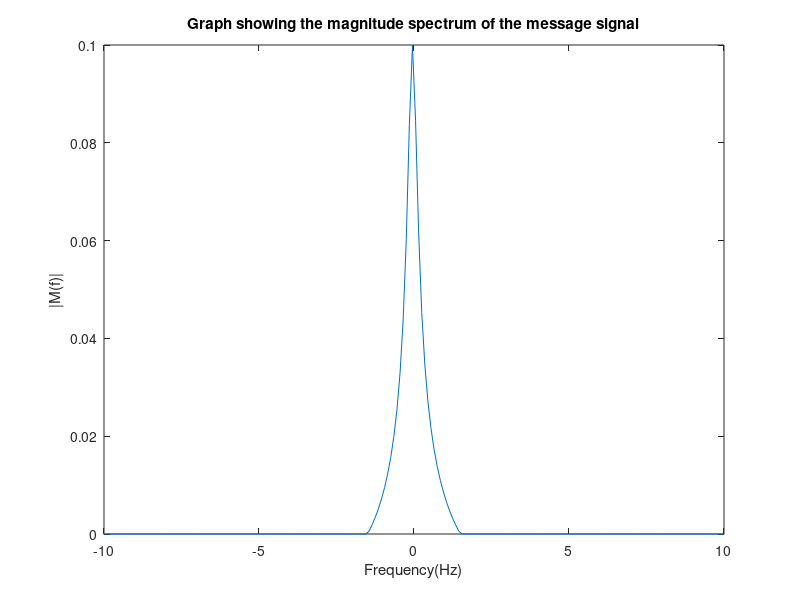
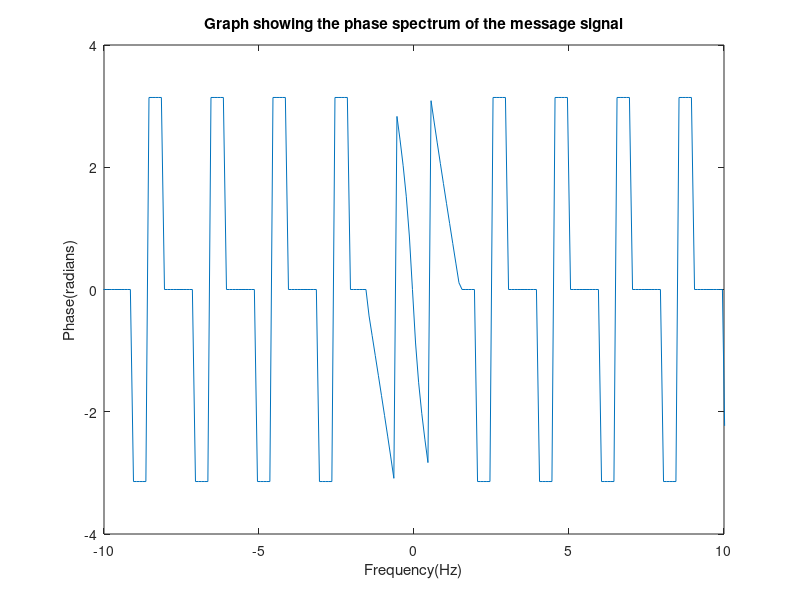
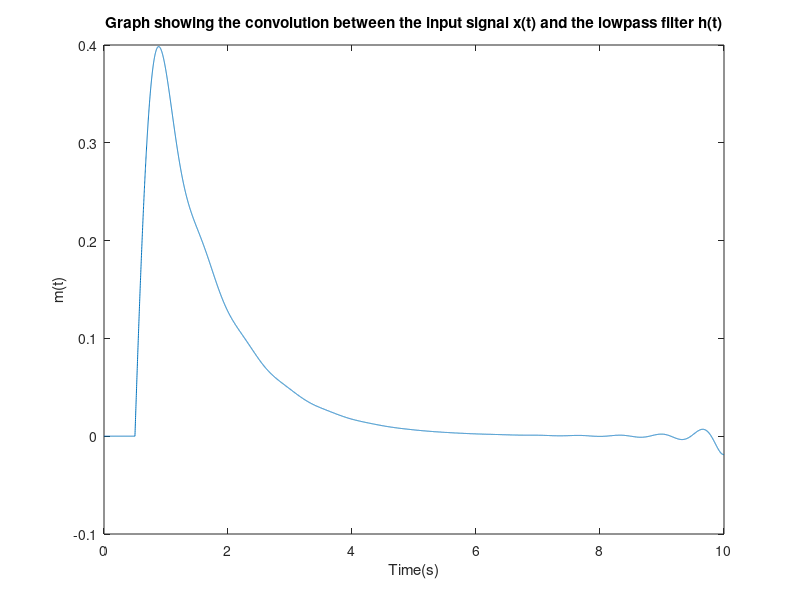
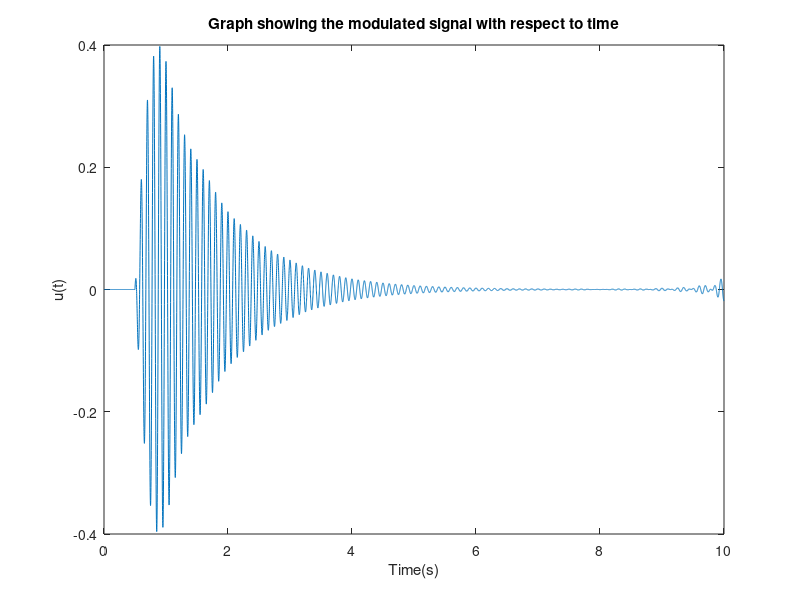

The MATLAB source for these figures, in order:
fs = 1000;
index = 1;
lengthOfTime = 0:1/fs:10;

%Initialising arrays.
t = zeros(size(lengthOfTime));
xt = zeros(size(lengthOfTime));

%Loop the input values for x(t). This is to represent the function as if it
%was multipled by a unit step function that started at t = 0.5.
for i = 0:1/fs:10
    t(index) = i;
    if i >= 0.5
        xt(index) = exp(-(i-0.5));
    else
        xt(index) = 0;
    end
    index = index + 1;
end

%Getting the frequency spectrum for H(f).
length_f = length(xt);
f = (-length_f/2:length_f/2-1)/length_f*fs;
Hf = zeros(size(f));
for i = 1:size(f,2)
    if f(i) >= -1.5 && f(i) <= 1.5
        Hf(i) = cos((pi * f(i))/3);
    end
end

Xf = fftshift(fft(xt));
figure(6)
plot(f, abs(Xf)/(length(Xf) - 1))
title("Graph showing the magnitude spectrum of X(f)")
xlabel("Frequency(Hz)")
ylabel("|X(f)|")
xlim([-20 20])

figure(7)
plot(f, abs(Hf))
title("Graph showing the magnitude spectrum of H(f)")
xlabel("Frequency(Hz)")
ylabel("|H(f)|")
xlim([-10 10])


Mf_spect = Xf .* Hf; 
figure(1)
plot(f,abs(Mf_spect)/(length(xt) - 1))
xlim([-10 10])

figure(1)
plot(f,abs(Mf_spect)/(length(Mf_spect) - 1))
title("Graph showing the magnitude spectrum of the message signal")
xlabel("Frequency(Hz)")
ylabel("|M(f)|")
xlim([-10 10])

phase = angle(Mf_spect);
figure(2)
plot(f, phase);
title("Graph showing the phase spectrum of the message signal")
xlabel("Frequency(Hz)")
ylabel("Phase(radians)")
xlim([-10 10])
%Going to use convolution in the time domain as when two frequency domain
%signals are multiplied matlab does circular convolution which is most
%likely leading to the incorrect m(t) signal. Convolution is giving the
%correct signal. Start by getting the inverse fourier transform of H(f).
ht = ifft(ifftshift(Hf));
mt = conv(xt,ht);
figure(3)
plot(t,mt(1:length(xt)))
title("Graph showing the convolution between the input signal x(t) and the lowpass filter h(t)")
xlabel("Time(s)")
ylabel("m(t)")

ct = cos(2 * pi * 10 * t); %Setting up the carrier signal. 10Hz is used for demonstration purposes so that the signal can be seen.
ut = mt(1:length(xt)) .* ct;

figure(4)
plot(t,ut)
title("Graph showing the modulated signal with respect to time")
xlabel("Time(s)")
ylabel("u(t)")

Uf = fftshift(fft(ut));
figure(5)
plot(f, abs(Uf)/(length(Uf) - 1))
title("Graph showing the magnitude spectrum of the modulated signal")
xlabel("Frequency(Hz)")
ylabel("|U(f)|")
xlim([-20 20])